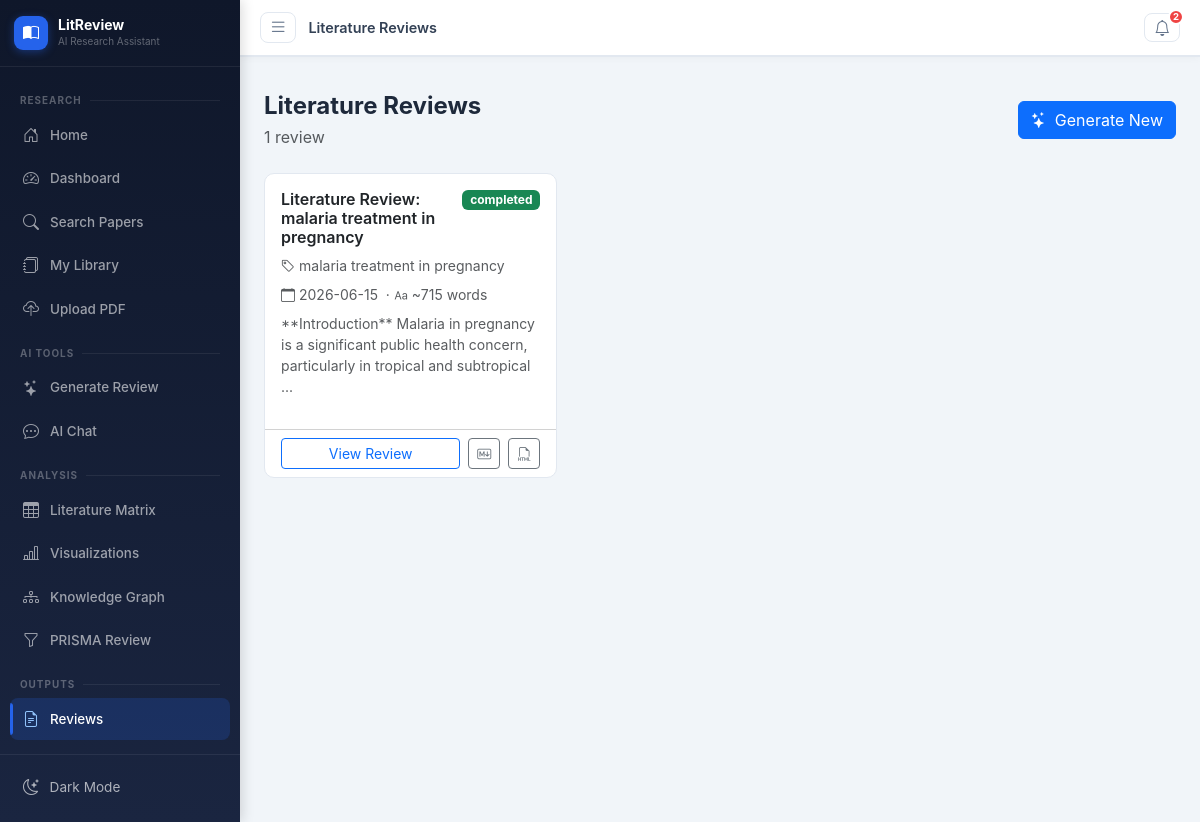
The app's page /reviews, older data.
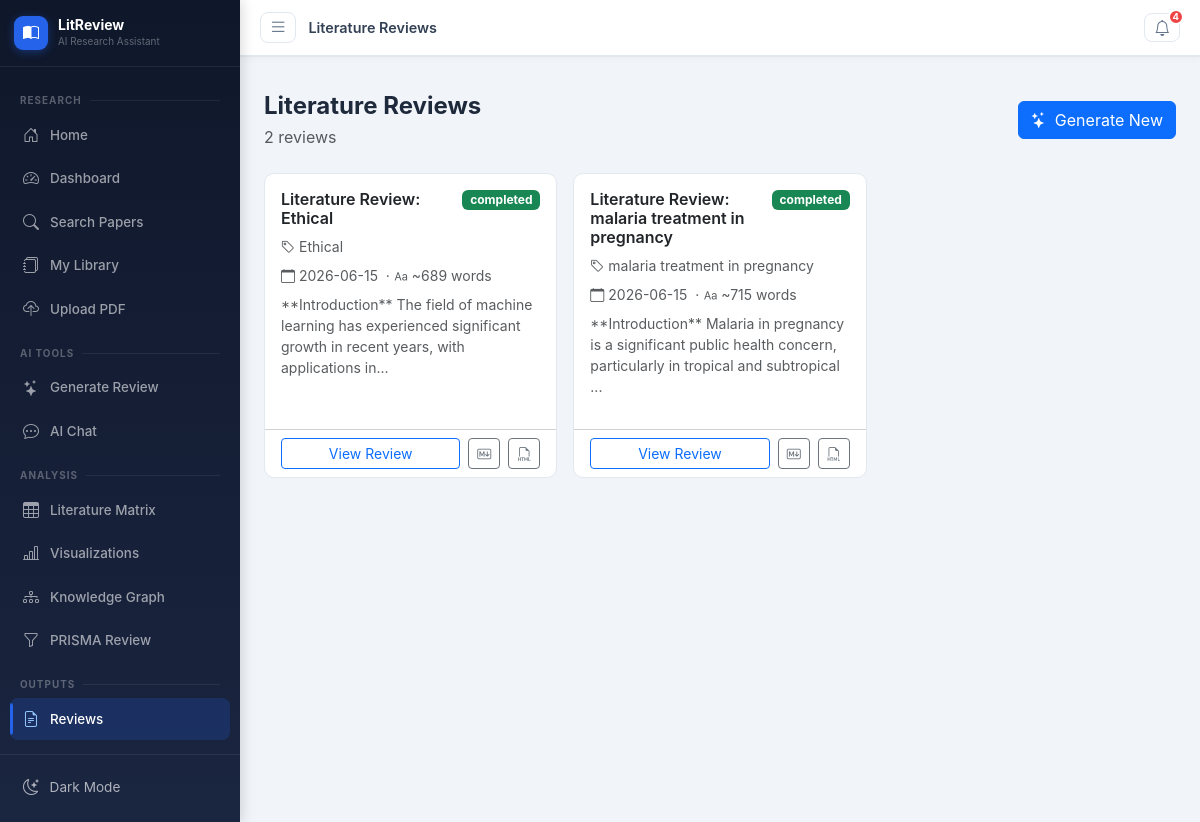
The same page, newer data.
### tables this page shows
CREATE TABLE literature_reviews (
            id INTEGER PRIMARY KEY AUTOINCREMENT,
            title TEXT NOT NULL,
            topic TEXT,
            introduction TEXT,
            thematic_analysis TEXT,
            research_gaps TEXT,
            future_directions TEXT,
            conclusion TEXT,
            paper_ids TEXT,
            status TEXT DEFAULT 'draft',
            word_count INTEGER DEFAULT 0,
            created_at TIMESTAMP DEFAULT CURRENT_TIMESTAMP,
            updated_at TIMESTAMP DEFAULT CURRENT_TIMESTAMP
        );

### blueprints/main.py (the view)
@main_bp.route('/reviews')
def reviews():
    site = get_site_settings()
    db = get_db()
    reviews_list = db.execute('SELECT * FROM literature_reviews ORDER BY created_at DESC').fetchall()
    db.close()
    return render_template('reviews.html', site=site, reviews=reviews_list, notifications=get_notifications())

### blueprints/main.py (called while the page is built)
def get_site_settings():
    db = get_db()
    rows = db.execute('SELECT key, value FROM site_settings').fetchall()
    db.close()
    return {r['key']: r['value'] for r in rows}

def get_notifications():
    db = get_db()
    rows = db.execute('SELECT * FROM notifications WHERE is_read=0 ORDER BY created_at DESC LIMIT 10').fetchall()
    db.close()
    return [dict(r) for r in rows]

### models/__init__.py (called while the page is built)
def get_db():
    conn = sqlite3.connect(Config.DATABASE_PATH)
    conn.row_factory = sqlite3.Row
    return conn

### templates/reviews.html (shortened to what this page needs)
{% extends "base.html" %}
{% block page_title %}Literature Reviews{% endblock %}
{% block content %}
<div class="d-flex justify-content-between align-items-center mb-4">
  <div>
    <h4 class="fw-bold mb-1">Literature Reviews</h4>
    <p class="text-muted mb-0">{{ reviews|length }} review{{ 's' if reviews|length != 1 }}</p>
  </div>
  <a href="/ai/generate-review" class="btn btn-primary"><i class="bi bi-stars me-2"></i>Generate New</a>
</div>
{% if reviews %}
<div class="row g-3">
  {% for review in reviews %}
  <div class="col-md-6 col-xl-4">
    <div class="card card-hover h-100">
      <div class="card-body">
        <div class="d-flex justify-content-between align-items-start mb-2">
          <h6 class="fw-semibold mb-0 flex-grow-1">{{ review.title }}</h6>
          <span class="badge bg-{{ 'success' if review.status == 'completed' else 'secondary' }} ms-2">{{ review.status }}</span>
        </div>
        {% if review.topic %}
        <p class="text-muted small mb-2"><i class="bi bi-tag me-1"></i>{{ review.topic }}</p>
        {% endif %}
        <p class="text-muted small mb-2">
          <i class="bi bi-calendar me-1"></i>{{ review.created_at[:10] }}
          {% if review.word_count %}&nbsp;&middot;&nbsp;<i class="bi bi-type me-1"></i>~{{ review.word_count }} words{% endif %}
        </p>
        {% if review.introduction %}
        <p class="text-muted small">{{ review.introduction[:120] }}...</p>
        {% endif %}
      </div>
      <div class="card-footer bg-transparent d-flex gap-2">
        <a href="/reviews/{{ review.id }}" class="btn btn-sm btn-outline-primary flex-grow-1">View Review</a>
        <a href="/export/review/{{ review.id }}/markdown" class="btn btn-sm btn-outline-secondary"><i class="bi bi-markdown"></i></a>
        <a href="/export/review/{{ review.id }}/html" class="btn btn-sm btn-outline-secondary"><i class="bi bi-filetype-html"></i></a>
      </div>
    </div>
  </div>
  {% endfor %}
</div>
{% endif %}
{% endblock %}

### templates/base.html (shortened to what this page needs)
<!DOCTYPE html>
<html lang="en">
<head>
<link href="https://cdn.jsdelivr.net/npm/bootstrap@5.3.2/dist/css/bootstrap.min.css" rel="stylesheet">
<link href="https://cdn.jsdelivr.net/npm/bootstrap-icons@1.11.3/font/bootstrap-icons.min.css" rel="stylesheet">
<link href="/static/css/style.css" rel="stylesheet">
</head>
<body>
<div id="sidebarOverlay"></div>
<div class="d-flex" id="wrapper">
  <nav id="sidebar">
    <div class="sidebar-header">
      <a href="/" class="sidebar-brand-link">
        <div class="sidebar-logo"><i class="bi bi-book-half"></i></div>
        <div class="sidebar-brand-text">
          <div class="sidebar-brand">LitReview</div>
          <div class="sidebar-tagline">AI Research Assistant</div>
        </div>
      </a>
    </div>
    <div class="sidebar-body">
      <div class="sidebar-section-label"><span>Research</span></div>
      <a href="/" class="sidebar-link {% if request.endpoint == 'main.index' %}active{% endif %}" data-tooltip="Home">
        <i class="bi bi-house-door"></i><span>Home</span>
      </a>
      <a href="/dashboard" class="sidebar-link {% if request.endpoint == 'main.dashboard' %}active{% endif %}" data-tooltip="Dashboard">
        <i class="bi bi-speedometer2"></i><span>Dashboard</span>
      </a>
      <a href="/search" class="sidebar-link {% if request.endpoint == 'main.search' %}active{% endif %}" data-tooltip="Search Papers">
        <i class="bi bi-search"></i><span>Search Papers</span>
      </a>
      <a href="/papers" class="sidebar-link {% if request.endpoint == 'main.papers' %}active{% endif %}" data-tooltip="My Library">
        <i class="bi bi-journals"></i><span>My Library</span>
      </a>
      <a href="/upload" class="sidebar-link {% if request.endpoint == 'main.upload' %}active{% endif %}" data-tooltip="Upload PDF">
        <i class="bi bi-cloud-upload"></i><span>Upload PDF</span>
      </a>
      <div class="sidebar-section-label"><span>AI Tools</span></div>
      <a href="/ai/generate-review" class="sidebar-link {% if request.endpoint == 'ai.generate_review' %}active{% endif %}" data-tooltip="Generate Review">
        <i class="bi bi-stars"></i><span>Generate Review</span>
      </a>
      <a href="/ai/chat" class="sidebar-link {% if request.endpoint == 'ai.chat' %}active{% endif %}" data-tooltip="AI Chat">
        <i class="bi bi-chat-dots"></i><span>AI Chat</span>
      </a>
      <div class="sidebar-section-label"><span>Analysis</span></div>
      <a href="/matrix" class="sidebar-link {% if request.endpoint == 'main.matrix' %}active{% endif %}" data-tooltip="Literature Matrix">
        <i class="bi bi-table"></i><span>Literature Matrix</span>
      </a>
      <a href="/visualizations" class="sidebar-link {% if request.endpoint == 'main.visualizations' %}active{% endif %}" data-tooltip="Visualizations">
        <i class="bi bi-bar-chart-line"></i><span>Visualizations</span>
      </a>
      <a href="/knowledge-graph" class="sidebar-link {% if request.endpoint == 'main.knowledge_graph' %}active{% endif %}" data-tooltip="Knowledge Graph">
        <i class="bi bi-diagram-3"></i><span>Knowledge Graph</span>
      </a>
      <a href="/prisma" class="sidebar-link {% if request.endpoint == 'main.prisma' %}active{% endif %}" data-tooltip="PRISMA Review">
        <i class="bi bi-funnel"></i><span>PRISMA Review</span>
      </a>
      <div class="sidebar-section-label"><span>Outputs</span></div>
      <a href="/reviews" class="sidebar-link {% if request.endpoint in ['main.reviews','main.review_detail'] %}active{% endif %}" data-tooltip="Reviews">
        <i class="bi bi-file-earmark-text"></i><span>Reviews</span>
      </a>
    </div>
    <div class="sidebar-footer">
      <button id="darkToggle" onclick="toggleDark()" data-tooltip="Toggle Theme">
        <i class="bi bi-moon-stars"></i>
        <span>Dark Mode</span>
      </button>
    </div>
  </nav>
  <div id="page-content-wrapper" class="flex-grow-1">
    <nav class="top-nav">
      <button id="sidebarToggle" aria-label="Toggle menu">
        <i class="bi bi-list"></i>
      </button>
      <span class="top-nav-title">{% block page_title %}{% endblock %}</span>
      <div class="ms-auto d-flex align-items-center gap-2">
        <div class="dropdown">
          <button class="top-nav-btn position-relative" data-bs-toggle="dropdown" aria-label="Notifications">
            <i class="bi bi-bell"></i>
            {% if g_notif_count > 0 %}
            <span class="notif-badge">{{ g_notif_count }}</span>
            {% endif %}
          </button>
        </div>
      </div>
    </nav>
    <div class="px-4 pt-3">
    </div>
    <div class="page-content px-4 pb-5">
      {% block content %}{% endblock %}
    </div>
  </div>
</div>
<div class="toast-container position-fixed bottom-0 end-0 p-3" id="toastContainer"></div>
</body>
</html>

Row changes from the older to the newer data that the page shows:
added literature_reviews: title "Literature Review: Ethical", status "completed", topic "Ethical", created_at "2026-06-15", word_count "689", introduction "**Introduction** The field of machine learning has experienced significant growth in recent years, with applications in"
Text that changed along with them:
{{ g_notif_count }}: "2" → "4"
{{ reviews|length }}: "1" → "2"
{{ 's' if reviews|length != 1 }}: (not shown) → "s"
